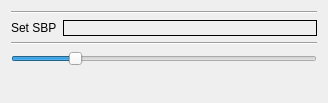
                  <widget class="QWidget" name="showSpinePage1">
                   <property name="geometry">
                    <rect>
                     <x>0</x>
                     <y>0</y>
                     <width>328</width>
                     <height>103</height>
                    </rect>
                   </property>
                   <attribute name="label">
                    <string>Spine Base Point (SBP)</string>
                   </attribute>
                   <layout class="QFormLayout" name="formLayout_9">
                    <item row="1" column="0">
                     <widget class="QLabel" name="label_13">
                      <property name="text">
                       <string>Set SBP</string>
                      </property>
                      <property name="wordWrap">
                       <bool>true</bool>
                      </property>
                     </widget>
                    </item>
                    <item row="1" column="1">
                     <widget class="QLabel" name="label_18">
                      <property name="frameShape">
                       <enum>QFrame::Shape::Box</enum>
                      </property>
                      <property name="text">
                       <string/>
                      </property>
                     </widget>
                    </item>
                    <item row="3" column="0" colspan="2">
                     <widget class="QSlider" name="sbpSlider">
                      <property name="minimum">
                       <number>1</number>
                      </property>
                      <property name="maximum">
                       <number>200</number>
                      </property>
                      <property name="singleStep">
                       <number>1</number>
                      </property>
                      <property name="value">
                       <number>40</number>
                      </property>
                      <property name="orientation">
                       <enum>Qt::Orientation::Horizontal</enum>
                      </property>
                     </widget>
                    </item>
                    <item row="0" column="0" colspan="2">
                     <widget class="Line" name="line_2">
                      <property name="minimumSize">
                       <size>
                        <width>100</width>
                        <height>0</height>
                       </size>
                      </property>
                      <property name="orientation">
                       <enum>Qt::Orientation::Horizontal</enum>
                      </property>
                     </widget>
                    </item>
                    <item row="2" column="0" colspan="2">
                     <widget class="Line" name="line_5">
                      <property name="minimumSize">
                       <size>
                        <width>100</width>
                        <height>0</height>
                       </size>
                      </property>
                      <property name="orientation">
                       <enum>Qt::Orientation::Horizontal</enum>
                      </property>
                     </widget>
                    </item>
                   </layout>
                  </widget>
